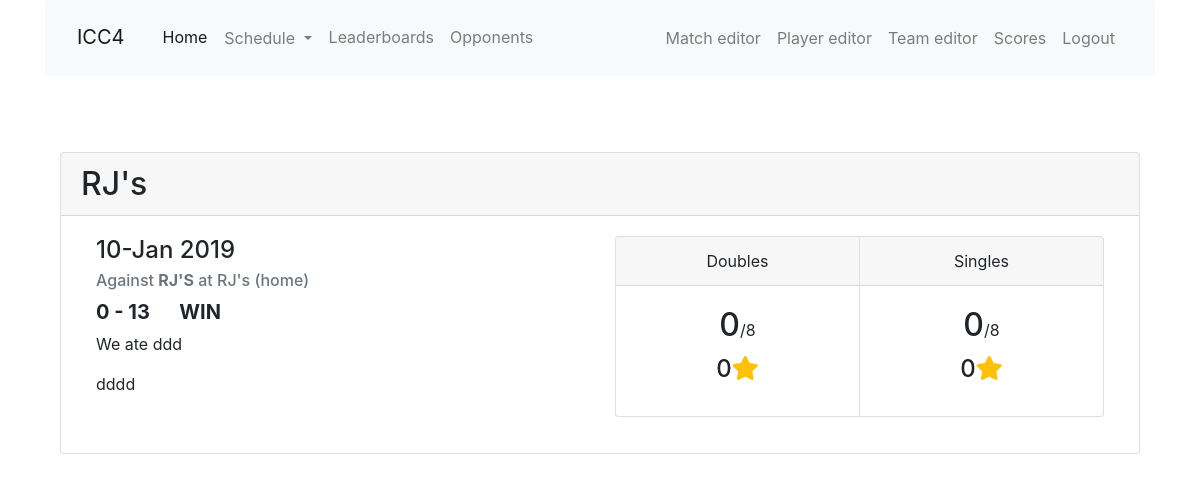
The app's page /match/13, older data.
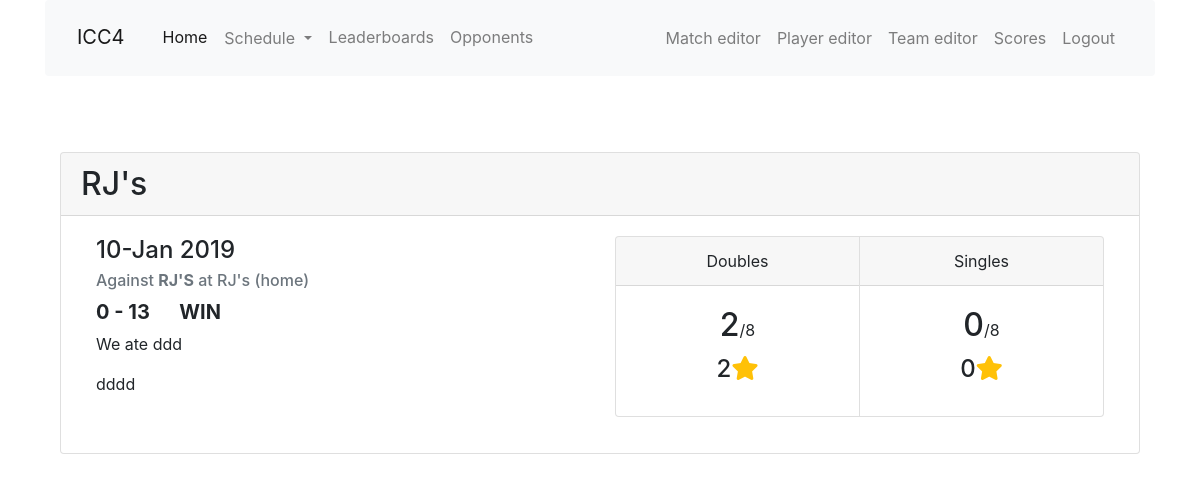
The same page, newer data.
### app/models.py (models this page shows)
class MatchStats(db.Model):
    id = db.Column(db.Integer, primary_key=True)
    match_id = db.Column(db.Integer, db.ForeignKey('match.id'))
    match = db.relationship('Match', back_populates='match_stats')
    wins_s5 = db.Column(db.Integer)
    wins_d5 = db.Column(db.Integer)
    wins_d7 = db.Column(db.Integer)
    stars_s5 = db.Column(db.Integer)
    stars_d5 = db.Column(db.Integer)
    stars_d7 = db.Column(db.Integer)

### app/main/routes.py (the view)
@bp.route('/match/<id>',  methods=['GET', 'POST'])
def match(id):
    match = Match.query.filter_by(id=id).first_or_404()
    return render_template('match.html', match=match)

### app/templates/match.html (shortened to what this page needs)
{% extends "base.html" %}
{% import 'bootstrap/wtf.html' as wtf %}
{% block app_content %}
<div class="col-12 mt-2 mx-auto">
  <div class="card h-100">
    <h2 class="card-header">{{ match.opponent.name }}</h2>
    <div class="card-body col-xs-12">
      {% if match.win==None %}
      <h4 class="card-title">{{ match.date.strftime('%d-%b %Y') }}</h4>
      <h6 class="card-subtitle mb-2 text-muted">Against <a class="font-weight-bold text-uppercase">{{ match.opponent.name }}</a> at {{ match.opponent.home_location }} ({{ match.home_away }})</h6>
      <p>Scores have not been entered for this match.</p>
      {% else %}
      <div class="col-xs-12 col-md-6">
        <h4 class="card-title">{{ match.date.strftime('%d-%b %Y') }}</h4>
        <h6 class="card-subtitle mb-2 text-muted">Against <a class="font-weight-bold text-uppercase">{{ match.opponent.name }}</a> at {{ match.opponent.home_location }} ({{ match.home_away }})</h6>
        <p class="h5 font-weight-bold text-uppercase">{{ match.team_score }} - {{ match.opponent_score }} &emsp;
        {% if match.win %}Win
        {% else %}Loss{% endif %}</p>
        <p>We ate {{ match.food }}</p>
        <p>{{ match.match_summary }}</p>
      </div>
      <div class="card-group col-xs-12 col-md-6">
        <div class="card text-center">
          <div class="card-header">
            Doubles
          </div>
          <div class="card-body">
            <a class="h2 card-title">{{ match.match_stats.wins_d7 + match.match_stats.wins_d5 }}</a><a class="card-text">/8</a><br>
            <p class="h4 card-title">{{ match.match_stats.stars_d7 + match.match_stats.stars_d5 }}<i class="fa fa-star text-warning"></i></p>
          </div>
        </div>
        <div class="card text-center">
          <div class="card-header">
            Singles
          </div>
          <div class="card-body">
            <a class="h2 card-title">{{ match.match_stats.wins_s5 }}</a><a class="card-text">/8</a><br>
            <p class="h4 card-title">{{ match.match_stats.stars_s5 }}<i class="fa fa-star text-warning"></i></p>
          </div>
        </div>
      </div>
      {% endif %}
    </div>
  </div>
</div>
{% endblock %}

Row changes from the older to the newer data that the page shows:
changed MatchStats: match.match_stats.wins_d7+match.match_stats.wins_d5 "0" → "2"; match.match_stats.stars_d7+match.match_stats.stars_d5 "0" → "2"
